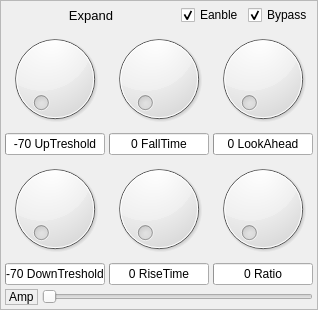
                 <widget class="QFrame" name="frame_7">
                  <property name="frameShape">
                   <enum>QFrame::StyledPanel</enum>
                  </property>
                  <layout class="QGridLayout" name="gridLayout_19" rowstretch="0,1,1,0" columnstretch="0,0,0">
                   <property name="leftMargin">
                    <number>4</number>
                   </property>
                   <property name="topMargin">
                    <number>4</number>
                   </property>
                   <property name="rightMargin">
                    <number>4</number>
                   </property>
                   <property name="bottomMargin">
                    <number>4</number>
                   </property>
                   <property name="spacing">
                    <number>4</number>
                   </property>
                   <item row="0" column="0" colspan="3">
                    <layout class="QHBoxLayout" name="horizontalLayout_9">
                     <item>
                      <widget class="QLabel" name="label_206">
                       <property name="sizePolicy">
                        <sizepolicy hsizetype="Preferred" vsizetype="Preferred">
                         <horstretch>1</horstretch>
                         <verstretch>0</verstretch>
                        </sizepolicy>
                       </property>
                       <property name="maximumSize">
                        <size>
                         <width>16777215</width>
                         <height>11111110</height>
                        </size>
                       </property>
                       <property name="font">
                        <font>
                         <pointsize>10</pointsize>
                        </font>
                       </property>
                       <property name="text">
                        <string>Expand</string>
                       </property>
                       <property name="alignment">
                        <set>Qt::AlignCenter</set>
                       </property>
                      </widget>
                     </item>
                     <item>
                      <widget class="QCheckBox" name="expand_en">
                       <property name="sizePolicy">
                        <sizepolicy hsizetype="Preferred" vsizetype="Preferred">
                         <horstretch>0</horstretch>
                         <verstretch>0</verstretch>
                        </sizepolicy>
                       </property>
                       <property name="text">
                        <string>Eanble</string>
                       </property>
                       <property name="checked">
                        <bool>true</bool>
                       </property>
                       <attribute name="buttonGroup">
                        <string notr="true">buttonGroup_2</string>
                       </attribute>
                      </widget>
                     </item>
                     <item>
                      <widget class="QCheckBox" name="expand_bypass">
                       <property name="sizePolicy">
                        <sizepolicy hsizetype="Preferred" vsizetype="Preferred">
                         <horstretch>0</horstretch>
                         <verstretch>0</verstretch>
                        </sizepolicy>
                       </property>
                       <property name="text">
                        <string>Bypass</string>
                       </property>
                       <property name="checked">
                        <bool>true</bool>
                       </property>
                      </widget>
                     </item>
                    </layout>
                   </item>
                   <item row="1" column="0">
                    <layout class="QVBoxLayout" name="verticalLayout_2">
                     <item>
                      <widget class="QDial" name="expand_upthresh_dial">
                       <property name="minimum">
                        <number>-70</number>
                       </property>
                       <property name="maximum">
                        <number>30</number>
                       </property>
                       <property name="value">
                        <number>-70</number>
                       </property>
                       <property name="notchesVisible">
                        <bool>false</bool>
                       </property>
                      </widget>
                     </item>
                     <item>
                      <widget class="QProgressBar" name="expand_pbar">
                       <property name="minimum">
                        <number>-70</number>
                       </property>
                       <property name="maximum">
                        <number>30</number>
                       </property>
                       <property name="value">
                        <number>-70</number>
                       </property>
                       <property name="alignment">
                        <set>Qt::AlignCenter</set>
                       </property>
                       <property name="invertedAppearance">
                        <bool>false</bool>
                       </property>
                       <property name="format">
                        <string>%v UpTreshold</string>
                       </property>
                      </widget>
                     </item>
                    </layout>
                   </item>
                   <item row="2" column="1">
                    <layout class="QVBoxLayout" name="verticalLayout_4">
                     <item>
                      <widget class="QDial" name="expand_rise_dial">
                       <property name="maximum">
                        <number>1000</number>
                       </property>
                       <property name="notchesVisible">
                        <bool>false</bool>
                       </property>
                      </widget>
                     </item>
                     <item>
                      <widget class="QProgressBar" name="expand_pbar_4">
                       <property name="maximum">
                        <number>1000</number>
                       </property>
                       <property name="value">
                        <number>0</number>
                       </property>
                       <property name="alignment">
                        <set>Qt::AlignCenter</set>
                       </property>
                       <property name="invertedAppearance">
                        <bool>false</bool>
                       </property>
                       <property name="format">
                        <string>%p RiseTime</string>
                       </property>
                      </widget>
                     </item>
                    </layout>
                   </item>
                   <item row="1" column="2">
                    <layout class="QVBoxLayout" name="verticalLayout_5">
                     <item>
                      <widget class="QDial" name="expand_look_dial">
                       <property name="maximum">
                        <number>25</number>
                       </property>
                       <property name="notchesVisible">
                        <bool>false</bool>
                       </property>
                      </widget>
                     </item>
                     <item>
                      <widget class="QProgressBar" name="expand_pbar_5">
                       <property name="maximum">
                        <number>25</number>
                       </property>
                       <property name="value">
                        <number>0</number>
                       </property>
                       <property name="alignment">
                        <set>Qt::AlignCenter</set>
                       </property>
                       <property name="invertedAppearance">
                        <bool>false</bool>
                       </property>
                       <property name="format">
                        <string>%v LookAhead</string>
                       </property>
                      </widget>
                     </item>
                    </layout>
                   </item>
                   <item row="2" column="0">
                    <layout class="QVBoxLayout" name="verticalLayout_3">
                     <item>
                      <widget class="QDial" name="expand_downthresh_dial">
                       <property name="minimum">
                        <number>-70</number>
                       </property>
                       <property name="maximum">
                        <number>30</number>
                       </property>
                       <property name="value">
                        <number>-70</number>
                       </property>
                       <property name="notchesVisible">
                        <bool>false</bool>
                       </property>
                      </widget>
                     </item>
                     <item>
                      <widget class="QProgressBar" name="expand_pbar_2">
                       <property name="minimum">
                        <number>-70</number>
                       </property>
                       <property name="maximum">
                        <number>30</number>
                       </property>
                       <property name="value">
                        <number>-70</number>
                       </property>
                       <property name="alignment">
                        <set>Qt::AlignCenter</set>
                       </property>
                       <property name="invertedAppearance">
                        <bool>false</bool>
                       </property>
                       <property name="format">
                        <string>%v DownTreshold</string>
                       </property>
                      </widget>
                     </item>
                    </layout>
                   </item>
                   <item row="2" column="2">
                    <layout class="QVBoxLayout" name="verticalLayout_8">
                     <item>
                      <widget class="QDial" name="expand_ratio_dial">
                       <property name="maximum">
                        <number>100</number>
                       </property>
                       <property name="notchesVisible">
                        <bool>false</bool>
                       </property>
                      </widget>
                     </item>
                     <item>
                      <widget class="QProgressBar" name="expand_pbar_6">
                       <property name="value">
                        <number>0</number>
                       </property>
                       <property name="alignment">
                        <set>Qt::AlignCenter</set>
                       </property>
                       <property name="invertedAppearance">
                        <bool>false</bool>
                       </property>
                       <property name="format">
                        <string>%p Ratio</string>
                       </property>
                      </widget>
                     </item>
                    </layout>
                   </item>
                   <item row="1" column="1">
                    <layout class="QVBoxLayout" name="verticalLayout_6">
                     <item>
                      <widget class="QDial" name="expand_fall_dial">
                       <property name="maximum">
                        <number>1000</number>
                       </property>
                       <property name="notchesVisible">
                        <bool>false</bool>
                       </property>
                      </widget>
                     </item>
                     <item>
                      <widget class="QProgressBar" name="expand_pbar_3">
                       <property name="maximum">
                        <number>1000</number>
                       </property>
                       <property name="value">
                        <number>0</number>
                       </property>
                       <property name="alignment">
                        <set>Qt::AlignCenter</set>
                       </property>
                       <property name="invertedAppearance">
                        <bool>false</bool>
                       </property>
                       <property name="format">
                        <string>%p FallTime</string>
                       </property>
                      </widget>
                     </item>
                    </layout>
                   </item>
                   <item row="3" column="0" colspan="3">
                    <layout class="QHBoxLayout" name="horizontalLayout_4">
                     <item>
                      <widget class="QLabel" name="label_4">
                       <property name="frameShape">
                        <enum>QFrame::StyledPanel</enum>
                       </property>
                       <property name="text">
                        <string>Amp</string>
                       </property>
                      </widget>
                     </item>
                     <item>
                      <widget class="QSlider" name="expand_amp_dial">
                       <property name="orientation">
                        <enum>Qt::Horizontal</enum>
                       </property>
                      </widget>
                     </item>
                    </layout>
                   </item>
                  </layout>
                 </widget>
